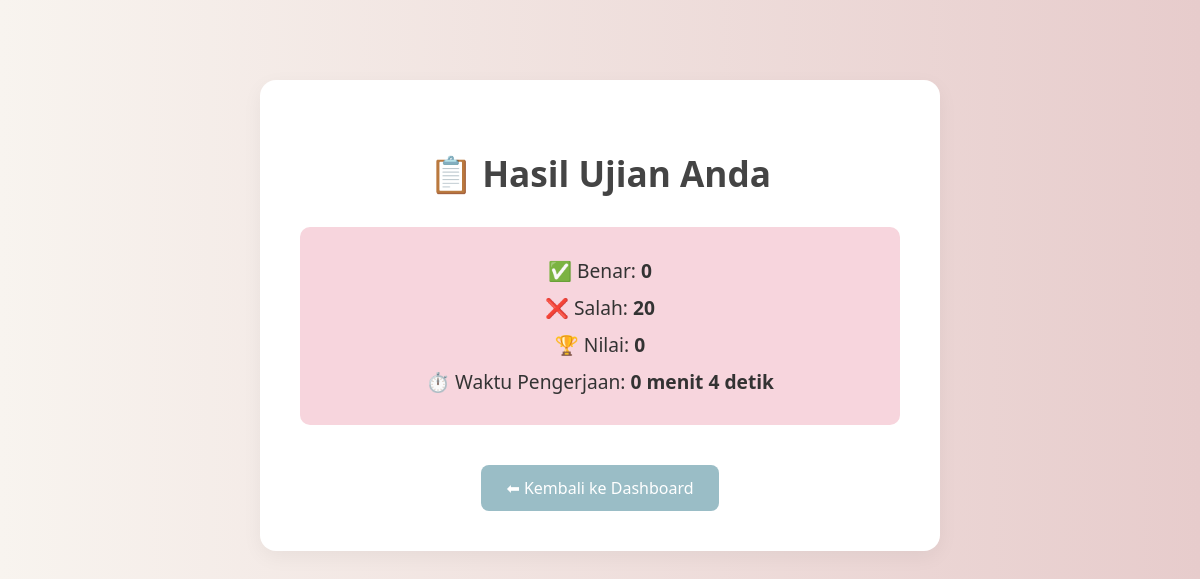
Page /siswa/selesai.php (signed in) on the committed database.
### tables this page shows
CREATE TABLE `hasil` (
  `id` int NOT NULL,
  `id_user` int DEFAULT NULL,
  `benar` int DEFAULT NULL,
  `salah` int DEFAULT NULL,
  `nilai` float DEFAULT NULL,
  `waktu` int DEFAULT NULL,
  `mapel` varchar(100) DEFAULT NULL
);

### siswa/selesai.php (the view, shortened to what this page needs)
<?php
include "../config/koneksi.php";
$id = $_SESSION['id'];
$data = mysqli_query($conn, "SELECT * FROM hasil WHERE id_user=$id ORDER BY id DESC LIMIT 1");
$row = mysqli_fetch_assoc($data);
$durasi = (int) $row['waktu'];
$menit = floor($durasi / 60);
$detik = $durasi % 60;
?>
<!DOCTYPE html>
<html lang="id">
<head>
</head>
<body>
    <div class="container">
        <h2>📋 Hasil Ujian Anda</h2>
        <div class="score-box">
            <p>✅ Benar: <strong><?= $row['benar'] ?></strong></p>
            <p>❌ Salah: <strong><?= $row['salah'] ?></strong></p>
            <p>🏆 Nilai: <strong><?= $row['nilai'] ?></strong></p>
            <p>⏱️ Waktu Pengerjaan: <strong><?= $menit ?> menit <?= $detik ?> detik</strong></p>
        </div>
        <a href="../dashboard.php">⬅ Kembali ke Dashboard</a>
    </div>
</body>
</html>

### siswa/selesai.php (style rules this page uses)
:root { --latte: #f8f4ef; --pink: #f7d5dd; --blue: #E7CCCC; --gray: #f2f2f2; --dark: #333; }
body { margin: 0; padding: 0; font-family: 'Segoe UI', sans-serif; background: linear-gradient(to right, var(--latte), var(--blue)); color: var(--dark); }
.container { max-width: 600px; margin: 80px auto; padding: 40px; background-color: white; border-radius: 16px; text-align: center; box-shadow: 0 6px 20px rgba(0, 0, 0, 0.05); }
h2 { font-size: 2.2em; margin-bottom: 30px; color: #444; }
.score-box { background-color: var(--pink); border-radius: 10px; padding: 20px; font-size: 1.2em; margin-bottom: 20px; }
.score-box p { margin: 10px 0; }
a { display: inline-block; margin-top: 20px; text-decoration: none; color: white; background-color: #9abdc6; padding: 12px 25px; border-radius: 8px; transition: background-color 0.3s ease; }

### rows in the picture
hasil: benar "0", salah "20", nilai "0", waktu "0", waktu "4"
